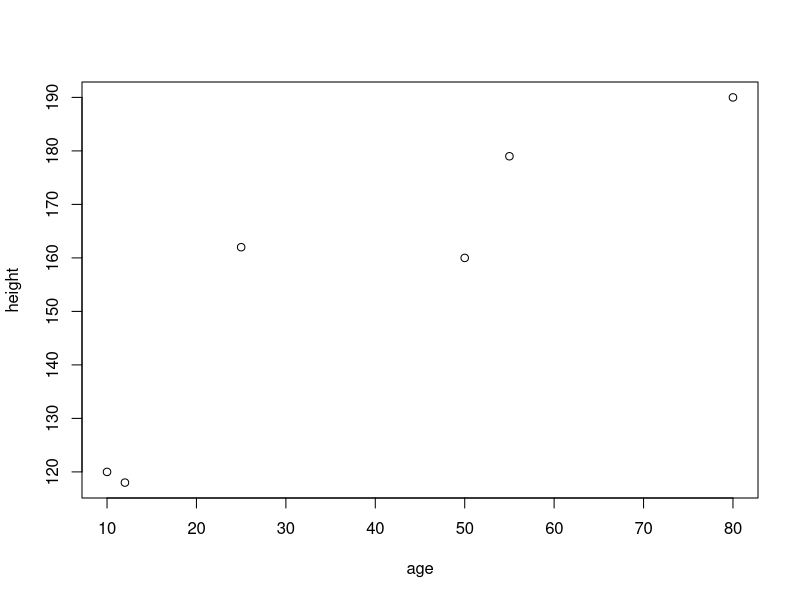
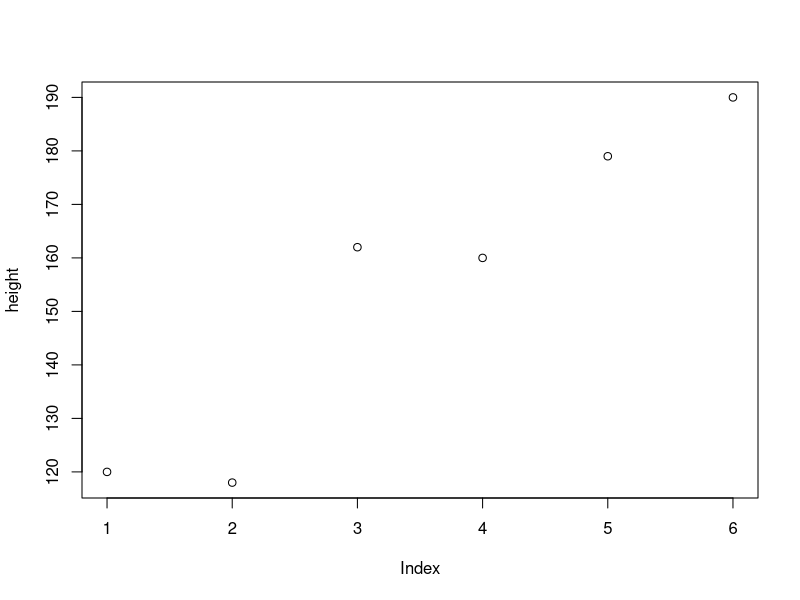
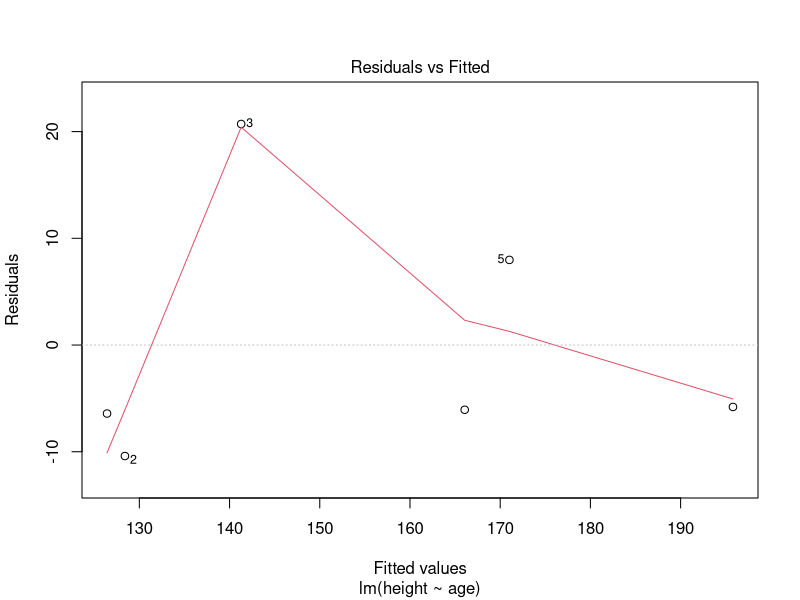
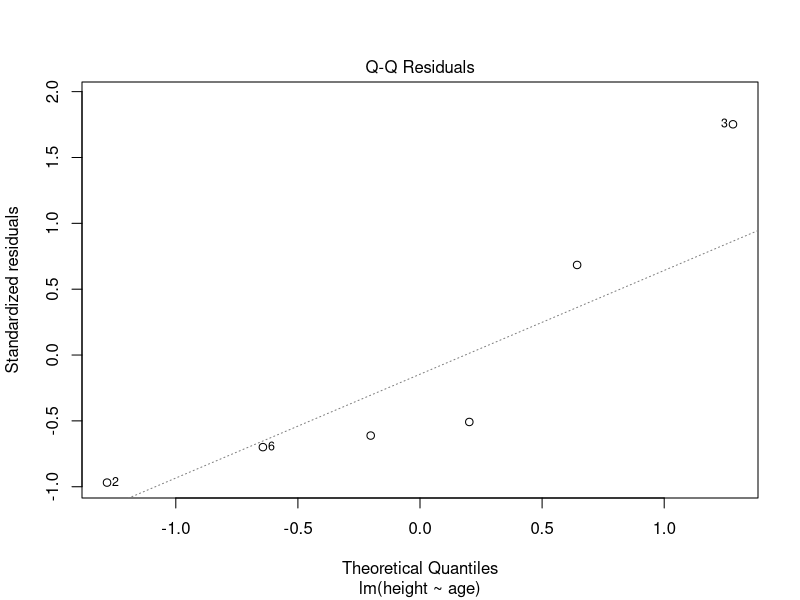
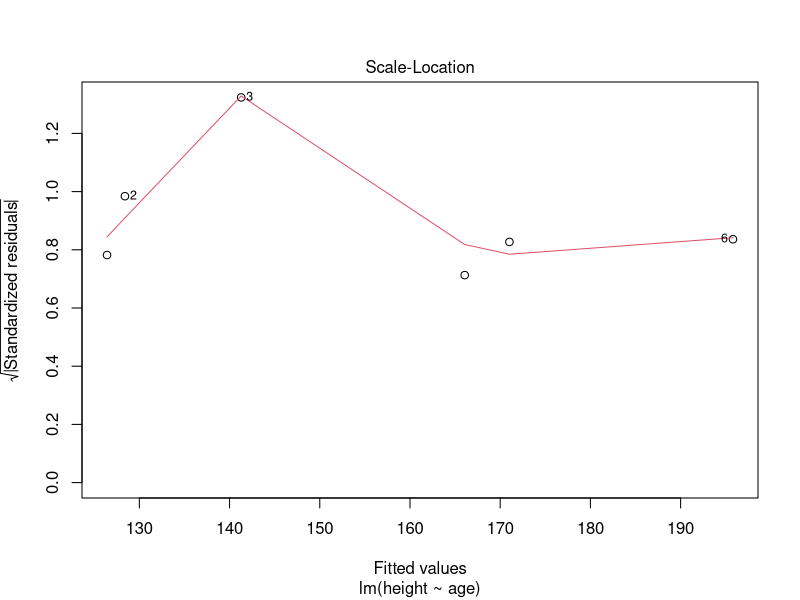
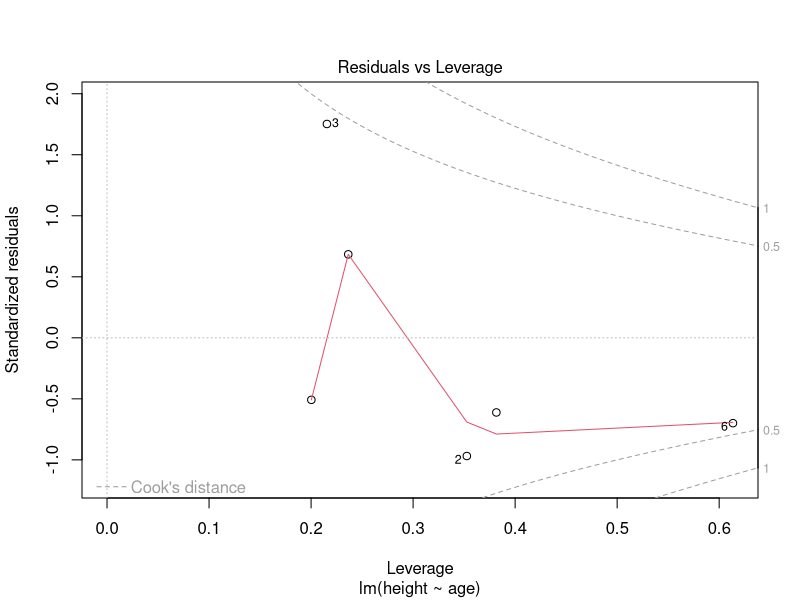
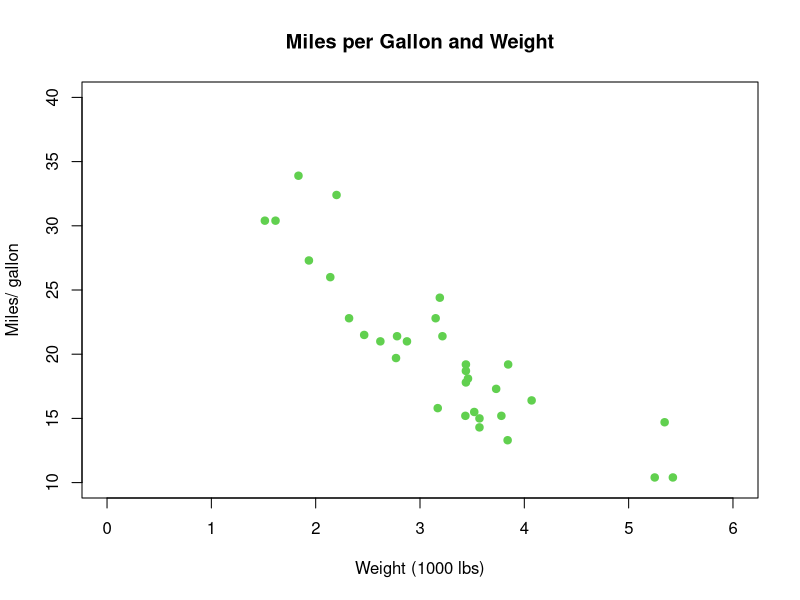
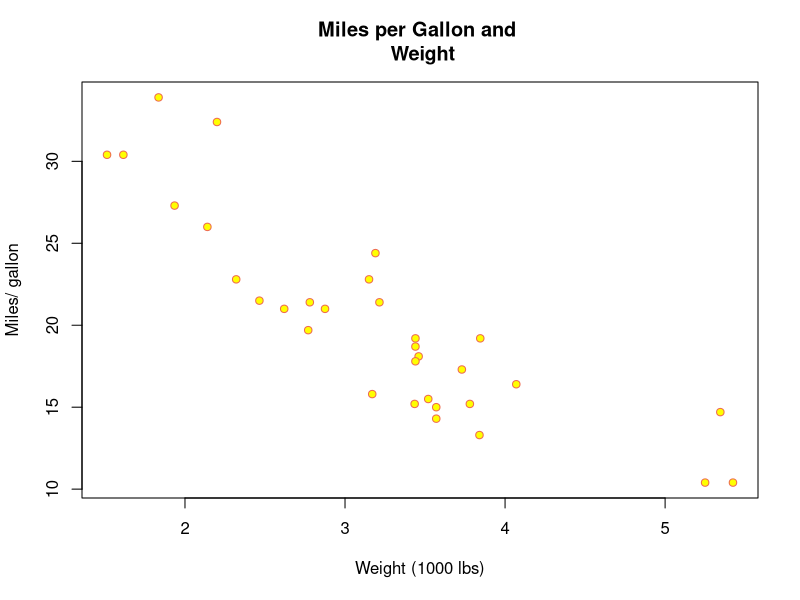

Generate these figures, in order, with R:
###############################################################################################################
# This file broadcasts the R code for BST 625 from 9:00 am ~ 10:30 am From Oct 11th to Dec 1st.
# After the class, this file will be empty. You can find all the R code files for BST 625  in its Blackboard.
################################################################################################################

age <- c(10, 80, 12, 
         25, 50, 55)

mean(x = age, trim = 0.2) 

height <- c(120, 118, 162, 160, 169, 170)
mean(height[which(age>20)])   # conditional mean: average body height for participants older                                                      #  than 20 years old
height[order(age)]  

############
# matrix
############

cbind(age, height) # create a matrix by binding the columns
rbind(age, height) # create a matrix by binding the rows
# create a matrix by specifying each element
mdat <- matrix(c(1,2,3, 11,12,13), nrow = 3, ncol = 2) 
mdat <- matrix(c(1,2,3, 11,12,13), 3, 2) 
mdat <- matrix(c(1,2,3, 11,12,13), ncol = 2, nrow = 3) 

mdat[2 , 2]
mdat[1:3 , 2]
mdat[c(1,3) , 2]
mdat[ , 2]
mdat[1 , ]

mdat[3 , 2] <- 5

mdat <- matrix(c(1,2,3, 11,12,13), nrow = 3, ncol = 2, 
               dimnames = list(Subject = c("Geometry","Algebra", "Reading"),
                               Edu = c("Elementary", "Graduate")
               )) 
mdat
## attributes() tells you the names and other information within an object
attributes(mdat) 
## str() compactly displays the structure of an arbitrary R object
str(mdat)

mdat <- matrix(c(1,2,3, 11,12,13), nrow = 3, ncol = 2, 
               dimnames = list(c("Geometry","Algebra", "Reading"),
                               c("Elementary", "Graduate")
               )) 
mdat

############
# array -- not required in this class
############

my.array <- array(1:24, dim=c(3,4,2))
my.array
attributes(my.array)

Satisfaction <- array(c(1, 2, 0, 0, 3, 3, 1, 2,
                        11, 17, 8, 4, 2, 3, 5, 2,
                        1, 0, 0, 0, 1, 3, 0, 1,
                        2, 5, 7, 9, 1, 1, 3, 6),
                      dim = c(4, 4, 2),
                      dimnames =
                        list(Income =
                               c("<5000", "5000-15000",
                                 "15000-25000", ">25000"),
                             JobSatisfaction =
                               c("V_D", "L_S", "M_S", "V_S"),
                             Gender = c("Female", "Male")))

Satisfaction
attributes(Satisfaction)

Satisfaction[ , , 1] ## only display female

Satisfaction[ 4, 3:4, 1]

############
# list
############

myNamedList <- list(Names = c("Min", "Robert", "Mary", "Hemant"), 
                    Height = c(165, 185, 170, 180), 
                    IsMale = c(FALSE, TRUE, FALSE, TRUE))

myNamedList
attributes(myNamedList)
str(myNamedList)
############
# data.frame
############

as.data.frame(myNamedList)
mtcars
is.data.frame(mtcars)
head(mtcars)
attributes(mtcars)
tail(mtcars)
contributors()

mean(mtcars$cyl)

## input each element one by one
age <- c(10, 12, 25, 50, 55, 80) # real or decimal 
sum(age)
summary(age)


x <- age[1:4]

## operators: R conduct one to one calculation by default
y <- 1:4
x + y
x - y
x/y
x*y
######## for single value, it repeats that value for you as a vector with the same length
y <- c(1,5)
x
y
yfake <- c(1, 5, 1, 5)
x + yfake
x + y
x - y
x/y
x*y
######## you can do something like
(x/log(y))^2 

dosageWeek1 <- c(2, 8, 9, 13, 25)
dosageWeek2 <- c(1, 7, 6, 12, 23)
dosage <- dosageWeek1 + dosageWeek2
summary(dosage)

## input each element one by one
names <- c("Min", "Robert", "Mary", "Hemant")

## use as. function
id <- as.character(1:4)
## use paste function
id2 <- paste(5:9)
id <- c(id, id2)
label1 <- paste("Scenario", LETTERS[1:4])
label2 <- paste("Scenario", 1:4, sep = "_")
label3 <- paste("Scenario", 1:4, collapse = "/") # we call this string
## use R Built-in Constants
Zone <- LETTERS[1:14]
zone <- letters[1:14]
Month.abb <- month.abb[1:4]
Month <- month.name[1:4]

## get information
zone # just type in the name to get information
head(zone) ## quick check for the first 6 elements/rows from data
length(zone) ## length of a vector
is.numeric(zone) # is it numeric or not? is.character(), is.na(), is.logical()...
is.character(zone)
is.vector(zone) # Is it a vector or not?
typeof(zone)

summary(zone) # not useful since summary() is for numeric values


##111111111  the following functions only applies to a character vector
toupper(zone) # to upper case
tolower(Zone) # to lower case
##111111111  end



dosage <- c("0-9g/day", "10-19", "20-29", "30+", "0-9g/day", "10-19", "20-29", "30+", "0-9g/day")
summary(dosage)  # not useful since summary() is for numeric values
table(dosage)   # table() is useful for character values


############# input a logical vector
condition <- c(FALSE, TRUE)
conditionC <- !condition   ## ! for the opposite
x <- c(0, 1:3, 0, -5, 6)
condition <- as.logical(x) ## 0 will be FALSE, otherwise it will be true

x == 1 # check if x equals to 1 through comparing each element
x > 1  # ........... greater than .......... 
x >= 1 # ........... greater than or equal to ..........
x <= 1 # ........... less than or equal to .......... 
x < 1  # ........... less than .......... 

x <- c(6, 3, 8, 10)
y <- 6:9

x == y # check if x equals to y through comparing each element 
x < y # ........... is smaller than y ...............
x <= y # .......... is smaller than or equal to y ...............

(x < y)|(x == y)  # | for "or"
x <= y
(x <= y)&(x == y) # & for "and"
x == y

age <- c(10, 12, 25, 50, 55, 80)
height <- c(120, 118, 162, 160, 169, 170)
height[which(age>20)] 
height[age>20] ## the same as above

############# logic vectors are useful for manipulating data
age <- c(6, 3, 8, 10, NA, NA, NA)
is.na(age)  # ask if each element is missing
age[!is.na(age)] # delete missing elements

age[is.na(age)] <- 999 ## missing value imputation
age <- c(6, 3, 8, 10, NA, NA, NA)
age[is.na(age)] <- mean(age, na.rm = TRUE) # mean imputation


############## factors 
esoph <- esoph  ## bring the data from the "datasets" package to your environment

head(esoph) ## show the first 6 rows of your data
esoph$agegp
is.factor(esoph$agegp) ## is it a factor?

agegp.cat <- paste(esoph$agegp) ## create character vector
is.factor(agegp.cat) ## is it a factor?
agegp.fac <- as.factor(agegp.cat) ## convert a character vector to a factor

levels <- c("25-34", "35-44", "45-54", "55-64", "65-74", "75+")
levels[c(1, 1, 1, 1, 1, 1, 1, 1, 1, 1, 1, 1, 1, 1, 1, 2, 2, 2)]

table(esoph$agegp) 
table(agegp.cat)  ## you can use table() for both 

age <- c(10, 12, 25, 50, 55, 80)
height <- c(120, 118, 162, 160, 179, 190)
################################################################
plot(age, height)
plot(height)

obj <- lm(height~age)
plot(obj)
methods(plot)
attributes(obj)

plot(mtcars$mpg ~ mtcars$wt,         # y ~ x
     xlim = c(0, 6),       # set x axis limits from 0 to 30
     ylim = c(10, 40),     # set y axis limits from 10 to 40
     main = "Miles per Gallon and Weight", # title for this plot
     xlab = "Weight (1000 lbs)",           # label for x axis
     ylab = "Miles/ gallon",               # label for y axis
     col = 3,          # color for the symbols
     pch = 19)             # shape for the symbols

### Please manipulate these inputs and see the changes in the output figure
## choose variables displacement (cu.in.) and weight 
## find colors in the following link
## https://www.datanovia.com/en/blog/awesome-list-of-657-r-color-names/

mtcars <- mtcars
data(mtcars)

plot(mtcars$mpg ~ mtcars$wt,
     #  xlim = c(0, 6),
     #  ylim = c(10, 40),
     main = "Miles per Gallon and \n Weight",
     xlab = "Weight (1000 lbs)",
     ylab = "Miles/ gallon",
     col = "coral2",
     bg = "yellow",
     pch = 21)


# pie chart
data(esoph) ## bring esoph data from environment "package:datasets" to environment ".GlobalEnv"
## esoph <- esoph # the same as above

pie(table(esoph$agegp), main = "Age groups of esophageal Cancer")

## layout of subfigures
par(mfrow = c(2, 1)) # display figures as 1 row 2 columns

## \n to start a new line for long titles
pie(table(esoph$agegp), main = "Age groups from Smoking, \n Alcohol and esophageal Cancer")

pie(table(esoph$agegp), 
    col = c("purple", "violetred1", "green3",
            "cornsilk", "cyan", "white"),
    main = "Age groups of esophageal Cancer")

dev.off() # store the default layout in R


# Bar Plot
counts <- table(mtcars$gear)
barplot(counts, main="Car Distribution by Gears",
        xlab="Number of Gears", 
        col=c("darkblue"))
# Stacked Bar Plot with Colors and Legend
counts <- table(mtcars$vs, mtcars$gear)
barplot(counts, main="Car Distribution by Gears and Engine Type",
        xlab="Number of Gears", 
        col=c("darkblue","red"),
        legend = c("V-shaped Engine", "Straight Engine"))

# scatter plot
# Simple Scatterplot
mtcars <- mtcars ## bring data from environment "package:datasets" to environment ".GlobalEnv"
attach(mtcars) ## elevate the data to the top environment to save your typing of $
head(mtcars)
#pdf("Scatter.pdf", width = 5, height = 5)
plot(wt, mpg, main = "Scatterplot Example",
     xlab = "Car Weight ", 
     ylab = "Miles Per Gallon ", 
     pch = 19,
     col = gear)
abline(lm(mpg ~ wt), col = "red") # regression line (y~x)
lines(lowess(wt, mpg), col = "blue") # lowess line (x,y)
legend("topright", legend = paste("gear =", unique(gear)), 
       col = unique(gear), pch = 17, bty = "n")
legend("right", legend = c("Linear regression", "Lowess"), 
       col = c("red","blue"), lty = 1, bty = "n")
#dev.off()

# pairwise comparison Scatterplot
plot(mtcars[, c(1:3,6)], labels = c("Miles/(US) gallon", 
                                    "Number of cylinders", 
                                    "Displacement (cu.in.)",
                                    "Weight (1000 lbs)"), 
     col = gear, pch = 19)
detach(mtcars)

if("ggplot2" %in% rownames(installed.packages()) == FALSE) {install.packages("tidyverse", type="binary")}

library(ggplot2) # Remember that we have to run the following first
# install.packages("ggplot2") # or
# install.packages("tidyverse") 
?mpg # check the data
mpg <- ggplot2::mpg
ggplot(data = mpg) +    
  aes(x = displ, y = hwy) +  
  geom_point(aes(colour = cyl)) + 
  # Default smoother is LOESS
  geom_smooth() +
  geom_smooth(method = "lm", colour = "red")



ggplot(data = mpg) +
  aes(x = displ, y = cty, colour = class) + 
  geom_point() +
  facet_grid(drv ~ cyl) +
  ggtitle("Plot of mpg data \n using ggplot2") +
  xlab("Engine displacement, in litres") + ylab("City miles per gallon") +
  theme(axis.text = element_text(size = 9),
        axis.title = element_text(size = 14, face = "bold"),
        plot.title = element_text(size = rel(2)),
        legend.title = element_text(face = "bold"),
        panel.background = element_rect(fill = "white", colour = "grey50"))
